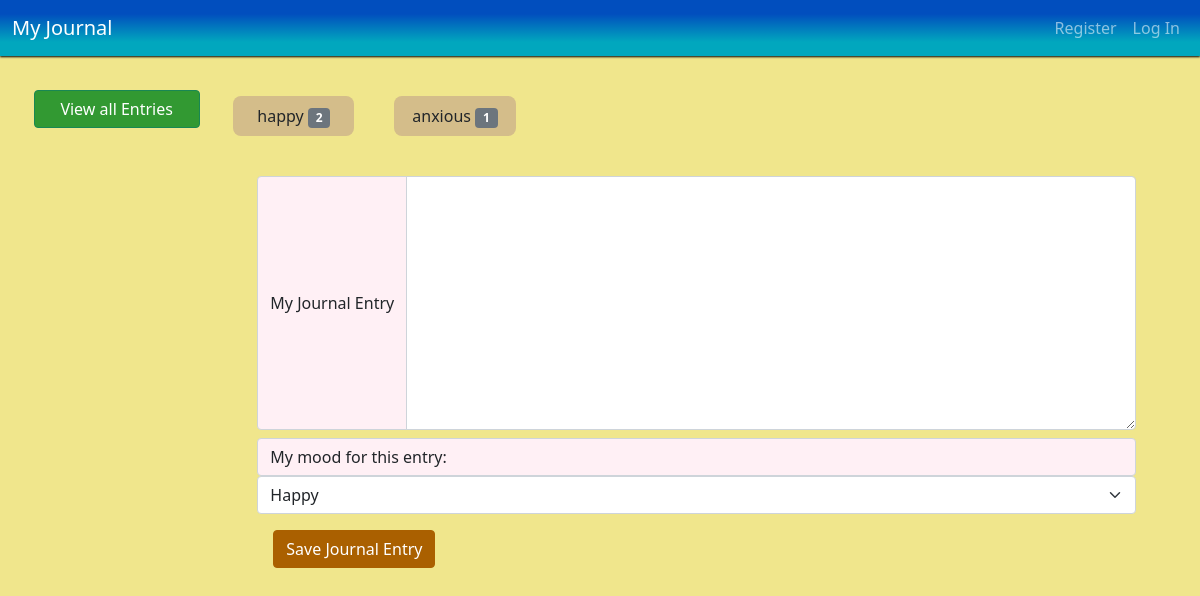
The page / on the database its author committed.
### tables this page shows
CREATE TABLE 'entries' ('id' INTEGER PRIMARY KEY AUTOINCREMENT NOT NULL, 'username' TEXT NOT NULL, 'entry' TEXT, 'mood' TEXT, 'date' DATE, 'fDate' TEXT);

### app.py (the view)
@app.route('/')
def index():
    with alcSession(engine) as conn:
        statement = text("SELECT mood FROM entries WHERE username = '1'")  # for easy testing, using username '1'
        rows = conn.execute(statement)
        rows = rows.all()
        print(rows)
        total_moods = {}
        for row in rows:
            print(row[0])
            total_moods.setdefault(row[0], 0)
            total_moods[row[0]] += 1
            print(total_moods)
    return render_template('index.html', moods=total_moods)

### app.py (called while the page is built)
@app.after_request
def after_request(response):
    response.headers["Cache-Control"] = "no-cache, no-store, must-revalidate"
    response.headers["Expires"] = 0
    response.headers["Pragma"] = "no-cache"
    return response

### templates/index.html (shortened to what this page needs)
{% extends "layout.html" %}
{% block main %}
<main class='container-fluid journal-container'>
  <div class='row'>
    <div class='col-md-2'>
      <nav class="flex-column nav nav-menu">
        <button id='all-entries-btn' class='menu-btn btn btn-success'>View all Entries</button>
      </nav>
    </div>
    <div class='col-md-10'>
      <div class='row' id='mood-row'>
        {% for mood, num in moods.items() %}
        <div class='col-md-2'>
          <p class='mood-btn'>{{ mood }}
            <span class="badge bg-secondary">{{ num }}</span>
          </p>
        </div>
        {% endfor %}
      </div>
      <div class='container'>
        <div class='row'>
          <div class='col-md-12'>
            <form action="/journal" method="post" id='journal-form'>
              <div class="input-group">
                <span class="input-group-text" id='journal-desc' >My Journal Entry</span>
                <textarea name='journal-entry' class="form-control" aria-label="my journal entry" rows=10></textarea>
              </div>
              <span class="input-group-text" id='mood-desc'>My mood for this entry:</span>
              <select name='mood-select' class="form-select" aria-label="Default select example">
                <option defaultValue>Happy</option>
              </select>
              <div class='btn-container'>
                <button class='btn-primary btn' id='save-btn'>
                  Save Journal Entry
                </button>
              </div>
            </form>
          </div>
        </div>
      </div>
    </div>
  </div>
</main>
{% endblock %}

### rows shown on the page
entries: mood "happy", num "2"
entries: mood "anxious", username "1"
